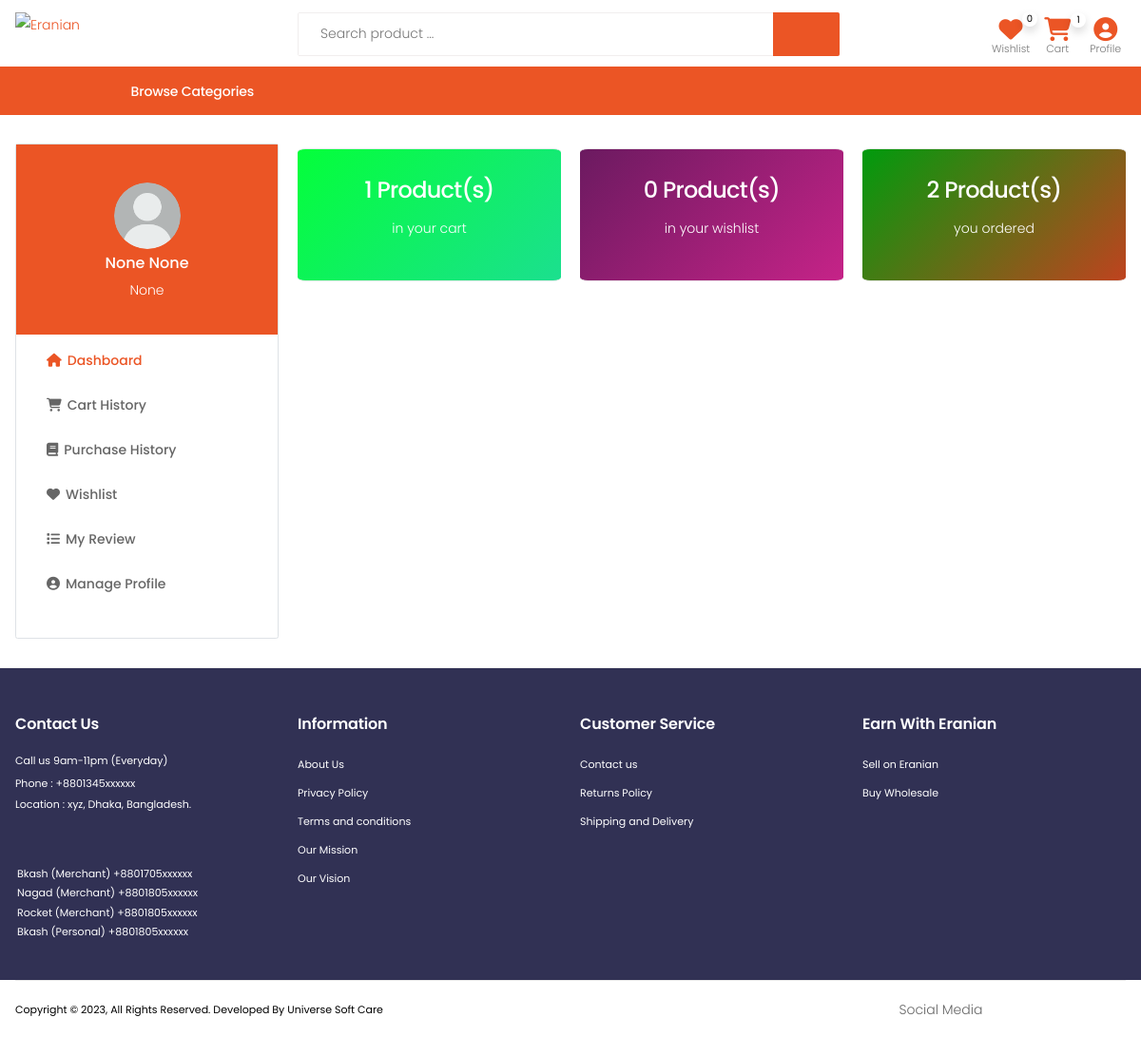
The page /profile-dashboard (signed in) on the database its author committed.
### userapp/models.py (models this page shows, shortened)
class User(AbstractBaseUser, PermissionsMixin):
    email = models.EmailField(unique=True)
    username = None
    first_name = models.CharField(max_length=30, null=True, blank=True)
    last_name = models.CharField(max_length=30, null=True, blank=True)
    phone = models.CharField(max_length=15, unique=True, null=True, blank=True)
    is_active = models.BooleanField(default=True)
    is_staff = models.BooleanField(default=False)
    is_customer = models.BooleanField(default=False)
    is_vendor = models.BooleanField(default=False)
    is_employee = models.BooleanField(default=False)
    date_joined = models.DateTimeField(default=timezone.now)
    objects = CustomUserManager()
    USERNAME_FIELD = 'email'
    REQUIRED_FIELDS = []

class Profile(models.Model):
    user                = models.OneToOneField(User, on_delete=models.CASCADE, max_length=1)
    image               = models.ImageField(upload_to="profilepicture", default='no_img.png')
    date_of_birthday    = models.DateField(auto_now_add=False,blank=True,null=True)
    phone               = models.CharField(max_length=15,unique=True,blank=True,null=True)
    permanent_address   = models.CharField(max_length=100,blank=True,null=True)
    present_address     = models.CharField(max_length=100,blank=True,null=True)
    class Meta:
        verbose_name_plural = "Customer Profile"

### store/models.py (models this page shows, shortened)
class  Order(models.Model):
    user = models.ForeignKey(settings.AUTH_USER_MODEL, on_delete=models.CASCADE)
    items = models.ManyToManyField(OrderItem)
    ordered_date = models.DateTimeField()
    order_complate_date = models.DateTimeField(auto_now=False, auto_now_add=False,blank=True, null=True)
    order_status = models.CharField(max_length = 150, choices=Order_Status , default='pending')
    total_order_amount = models.CharField(max_length = 150, blank=True, null=True)
    paid_amount = models.CharField(max_length = 150, default=0)
    due_amount = models.CharField(max_length = 150,default=0)
    ordered = models.BooleanField(default=False)
    orderId = models.CharField(max_length = 150, blank=True, null=True)
    paymentId = models.CharField(max_length = 150, blank=True, null=True)
    coupon = models.ForeignKey('Coupon', on_delete=models.SET_NULL, blank=True, null=True)
    shipping_address = models.ForeignKey(ShipingAddress, on_delete=models.CASCADE, blank=True, null=True)
    payment_option = models.CharField(max_length = 150)
    order_read_status  = models.BooleanField(default=False)
    redx_percel_traking_number  = models.CharField(max_length = 150, blank=True, null=True)
    others_transport_trakink_url  = models.URLField(max_length = 200,blank=True, null=True)
    class Meta:
        ordering = ['-id']

### store/views.py (the view)
# urls.py: path('profile-dashboard', login_required(profile_dashboard,login_url='/customer-login/'), name='profile-dashboard'),
@login_required
def profile_dashboard(request):
    order = Order.objects.filter(user=request.user, ordered=True).count()
    context={
            'order':order,
        }
    return render(request, 'store/dashboard.html', context)

### daseboard/context_processors.py (called while the page is built)
def order_count(request):
    order_count = Order.objects.filter(order_read_status=False).count()
    context ={
        'order_count':order_count
    }
    return context

def order_list(request):
    order_list = Order.objects.filter(order_read_status=False)
    context ={
        'order_list':order_list
    }
    return context

def contact_data_count(request):
    contact_data_count = ConductData.objects.filter(view_status=False).count()
    context ={
        'contact_data_count':contact_data_count
    }
    return context

def contact_data_list(request):
    contact_data_list = ConductData.objects.filter(view_status=False)
    context ={
        'contact_data_list':contact_data_list
    }
    return context

def rating_list_view(request):
    rating_review = ProductReview.objects.filter(approve_status=False)
    context={
        'rating_review':rating_review
    }
    return context

def order_information(request):
    order_information = Order.objects.filter(order_status='complete')
    total_sale = 0
    total_purchase_price = 0
    for x in order_information:
        total_sale = total_sale + x.get_total()
        total_purchase_price = total_purchase_price + x.get_purchase_price_total()
    total_revenue = total_sale - total_purchase_price
    context={
        'order_information':order_information,
        'total_sale':total_sale,
        'total_revenue':total_revenue
    }
    return context

### store/templatetags/campaign.py (called while the page is built)
@register.filter()
def campaign_menu(request):
    return Campaign.objects.filter()

### store/templatetags/cart_count.py (called while the page is built)
@register.filter
def cart_count(user):
    if user.is_authenticated:
        qs=Order.objects.filter(user=user, ordered=False)
        if qs.exists():
            return qs[0].items.count()
        return 0
    return 0

### store/templatetags/top_category.py (called while the page is built)
@register.filter
def category(user):
    cate = ProductCategory.objects.filter(parent=None)
    return cate

### store/templatetags/wish_list_product_count.py (called while the page is built)
@register.filter
def wish_list_product_count(user):
    if user.is_authenticated:
       return WhishLIst.objects.filter(user=user).count()
    return 0

### store/template/store/dashboard.html (shortened to what this page needs)
{% extends 'store/base.html' %}
{% load static %}
{% load cart_count %}
{% load wish_list_product_count %}
{% block content %}
<div class="container my-5">
  <div class="row">
    <div class="col-md-3">
      <div class="card border rounded">
        <div class="card-profile ">
          <img class="mx-auto mt-4 rounded-circle" src="{{ user.profile.image.url }}" alt=""
            style="height: 70px ; width: 70px;">
          <p style="text-align:center ; font-size: 16px; font-weight: 500;">{{ user.first_name }} {{user.last_name }}
          </p>
          <p style="text-align:center ;">{{ user.username }}</p>
        </div>
        <div class="card-body d-none d-md-block">
          <nav class="mobile-cats-nav">
            <ul class="mobile-cats-menu dashboard-menu">
              <li class="m-active"><a href="{% url 'profile-dashboard' %}"><i
                    class="fa-solid fa-house"></i>Dashboard</a></li>
              <li><a href="{% url 'cart-summary' %}"><i class="fa-solid fa-cart-shopping"></i>Cart History</a></li>
              <li><a href="{% url 'order-summary' %}"><i class="fa-solid fa-book"></i>Purchase History</a>
              </li>
              <li><a href="{% url 'wish-list' %}"><i class="fa-solid fa-heart"></i>Wishlist</a></li>
              <li><a href="{% url 'my-review' %}"><i class="fa-solid fa-list"></i>My Review</a></li>
              <li><a href="{% url 'profile' %}"><i class="fa-solid fa-circle-user"></i>Manage Profile</a></li>
            </ul>
          </nav>
        </div>
      </div>
    </div>
    <div class="col-md-9">
      <div class="row profile-dashboard">
        <div class="col-6 col-md-4 my-2">
          <div class="card cart-product">
            <h4>{{ request.user|cart_count }} Product(s)</h4>
            <p>in your cart</p>
          </div>
        </div>
        <div class="col-6 col-md-4 my-2">
          <div class="card  wishlist-product">
            <h4>{{ request.user|wish_list_product_count }} Product(s)</h4>
            <p>in your wishlist</p>
          </div>
        </div>
        <div class="col-6 col-md-4 my-2">
          <div class="card ordered-product">
            <h4>{{ order }} Product(s)</h4>
            <p>you ordered</p>
          </div>
        </div>
      </div>
    </div>
  </div>
</div>
{% endblock %}

### store/template/store/includes/navbar.html (shortened to what this page needs)
{% load static %}
{% load desktop_menu %}
{% load top_category %}
{% load cart_view %}
{% load cart_count %}
{% load wish_list_product_count %}
{% load campaign %}
{% load logo %}
<header class="header header-10 header-intro-clearance desktop">
  <div class="header-middle sticky-header mx-auto ">
    <div class="container">
      <div class="header-left py-auto">
        <a href="{% url 'home' %}" class="logo">
          <img src="{% static 'store/images/eranian.png' %}" alt="Eranian">
        </a>
      </div>
      <div class="header-center">
        <div class="header-search header-search-extended header-search-visible header-search-no-radius">
          <form action="{% url 'search' %}" method="GET">
            <div class="header-search-wrapper search-wrapper-wide" style="margin-top: -10px;">
              <input type="search" class="form-control" name="q" id="q" placeholder="Search product ..." required>
              <button class="btn" type="submit" style="background-color:#eb5525 ;"><i
                  style="color: white; font-size: 25px; font-weight: 700;" class="icon-search"></i></button>
            </div>
          </form>
        </div>
      </div>
      <div class="header-right">
        <div class="header-dropdown-link" style="margin-top: -5px;">
          <a href="{% url 'wish-list' %}" class="wishlist-link">
            <i style="color:#eb5525; font-size: 25px;" class="fa-solid fa-heart"></i>
            <span class="wishlist-count shadow">{{ request.user|wish_list_product_count }}</span>
            <span class="wishlist-txt">Wishlist</span>
          </a>
          <div class="dropdown cart-dropdown mx-2">
            <a href="{% url 'cart-summary' %}" class="dropdown-toggle" role="button" aria-haspopup="true"
              aria-expanded="false" data-display="static">
              <i style="color:#eb5525; font-size: 25px;" class="fa-solid fa-cart-shopping"></i>
              <span class="cart-count shadow">{{ request.user|cart_count }}</span>
              <span class="cart-txt">Cart</span>
            </a>
          </div>
          <div class="dropdown user-profile cart-dropdown mx-2">
            <a class="dropdown-toggle" role="button" aria-haspopup="true" aria-expanded="false" data-display="static">
              <i style="color:#eb5525; font-size: 25px;" class="fa-solid fa-circle-user"></i>
              <span class="cart-txt">Profile</span>
            </a>
          </div>
        </div>
      </div>
    </div>
  </div>
  <div class="header-bottom container-fluid" style="border-top: 1px solid #eb5525;">
    <div class="row d-flex col-11 mx-auto">
      <div class="col-md-4 col-lg-3">
        {% if request.resolver_match.url_name == 'home' %}
        <div class="dropdown category-dropdown show is-on" data-visible="true">
          {% else %}
          <div class="dropdown category-dropdown is-on">
            {% endif %}
            <a href="#" class="dropdown-toggle" role="button" data-toggle="dropdown" aria-haspopup="true"
              aria-expanded="false" data-display="static" title="Browse Categories">
              <span class="pl-5" style="font-size: 14px;">Browse Categories</span>
            </a>
            </div>
          </div>
        </div>
      </div>
</header>

### store/static/store/css/skins/skin-demo-13.css (style rules this page uses)
a { color: #eb5525; }
.cart-dropdown .cart-count { background-color: #fff; }
.wishlist-link .wishlist-count { background-color: #fff; }
.category-dropdown .dropdown-toggle:before { background-color: #eb5525; }
.header-10 .header-search .header-search-wrapper { border-color: rgb(241, 238, 238); }

### store/static/store/css/demos/demo-13.css (style rules this page uses)
.header.header-10.header-intro-clearance .dropdown.category-dropdown .dropdown-toggle { padding-left: 1rem; color: rgb(255, 255, 255); }
.header.header-10.header-intro-clearance .dropdown.category-dropdown .dropdown-toggle::after { left: unset; }
.header.header-10.header-intro-clearance .header-search-extended { margin-right: 0; margin-left: 0; }
.header.header-10.header-intro-clearance .header-dropdown-link { display: flex; align-items: flex-end; }
.header.header-10.header-intro-clearance .wishlist-link { position: relative; flex-direction: column; font-size: 2.8rem; }
.header.header-10.header-intro-clearance .wishlist-link .wishlist-count { left: 25px; top: -0.9rem; }
.header.header-10.header-intro-clearance .cart-dropdown { font-size: 3.2rem; align-items: flex-end; }
.header.header-10.header-intro-clearance .cart-dropdown .cart-count { left: 25px; top: -0.9rem; }
.header.header-10.header-intro-clearance .compare-dropdown [class*='count'], .header.header-10.header-intro-clearance .cart-dropdown [class*='count'], .header.header-10.header-intro-clearance .wishlist-link [class*='count'] { min-width: 1.6rem; height: 1.6rem; position: absolute; }
.header.header-10.header-intro-clearance .compare-dropdown .dropdown-toggle, .header.header-10.header-intro-clearance .cart-dropdown .dropdown-toggle, .header.header-10.header-intro-clearance .wishlist-link .dropdown-toggle { position: relative; flex-direction: column; }
.header.header-10.header-intro-clearance .wishlist-txt, .header.header-10.header-intro-clearance .cart-txt, .header.header-10.header-intro-clearance .compare-txt { font-size: 1.1rem; font-weight: 300; letter-spacing: 0; color: #777; margin-top: .3rem; transition: all .3s; }

### store/template/store/base.html (style rules this page uses)
.dashboard-menu li a { font-weight: 500; color: #666666; }

### store/template/store/includes/navbar.html (style rules this page uses)
.header-middle { height: 70px; }
.header-middle .header-left a { margin-top: 20px; }
.sticky-header a img { margin-top: -10px; }

### store/template/store/dashboard.html (style rules this page uses)
.profile-dashboard h4, p { color: white; }
.cart-product { background: linear-gradient(-45deg, #00a000, #5ddf51, #23d5ab, #04ff3a); background-size: 400% 400%; animation: gradient 15s ease infinite; height: 140px; color: white; padding-top: 30px; text-align: center; border-radius: 3%; }
.wishlist-product { background: linear-gradient(-45deg, #e558f8, #a800b8, #e42695, #6b1a60); background-size: 400% 400%; animation: gradient 15s ease infinite; height: 140px; color: white; padding-top: 30px; text-align: center; border-radius: 3%; }
.ordered-product { background: linear-gradient(-45deg, #2fff1c, #ff1b1b, #ff2525, #009b0d); background-size: 400% 400%; animation: gradient 15s ease infinite; height: 140px; color: white; padding-top: 30px; text-align: center; border-radius: 3%; }
.card-profile { height: 200px; background-color: #eb5525; }
.m-active a { color: #eb5525 !important; }

### store/template/store/includes/mobile-navbar.html (style rules this page uses)
.mobile-cats-nav i { margin-right: 6px; }

### rows shown on the page
User: user|wish_list_product_count "0", user|cart_count "1", profile.image (placeholder picture), first_name "None", last_name "None", username "None"

### other values the page prints
{{ order }} "2"
